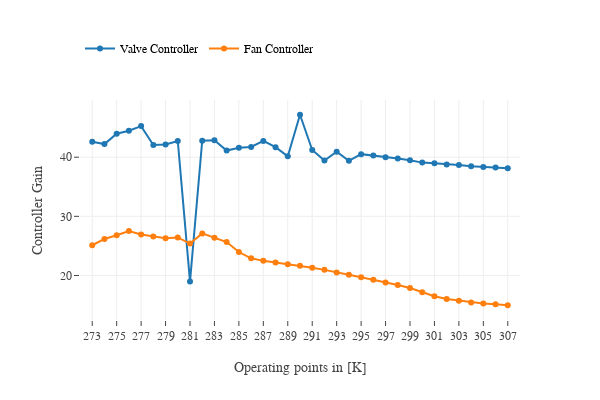

This figure's notebook cell:
### Code cell
# Make a Scatter Plot of the Couplings - Aström

trace1 = Scatter(x = T, y = I1, name ='Valve Controller', mode = 'lines+markers')
trace2 = Scatter(x = T, y = I2, name ='Fan Controller', mode = 'lines+markers')


fig = dict(data=[trace1, trace2], layout=layout5)
iplot(fig)

### Figure 1 — Plotly figure (JSON) as saved in the notebook; plotly's stock layout.template omitted (floating-point values rounded to 4 significant figures)
{"data": [{"mode": "lines+markers", "name": "Valve Controller", "type": "scatter", "x": [273, 274, 275, 276, 277, 278, 279, 280, 281, 282, 283, 284, 285, 286, 287, 288, 289, 290, 291, 292, 293, 294, 295, 296, 297, 298, 299, 300, 301, 302, 303, 304, 305, 306, 307], "y": [42.6, 42.22, 43.97, 44.47, 45.26, 42.05, 42.15, 42.74, 18.97, 42.78, 42.87, 41.12, 41.59, 41.72, 42.75, 41.69, 40.16, 47.18, 41.21, 39.44, 40.92, 39.39, 40.51, 40.29, 40.0, 39.79, 39.48, 39.09, 38.99, 38.77, 38.68, 38.47, 38.36, 38.25, 38.15]}, {"mode": "lines+markers", "name": "Fan Controller", "type": "scatter", "x": [273, 274, 275, 276, 277, 278, 279, 280, 281, 282, 283, 284, 285, 286, 287, 288, 289, 290, 291, 292, 293, 294, 295, 296, 297, 298, 299, 300, 301, 302, 303, 304, 305, 306, 307], "y": [25.11, 26.18, 26.81, 27.5, 26.92, 26.61, 26.3, 26.43, 25.4, 27.11, 26.39, 25.65, 23.97, 22.91, 22.47, 22.21, 21.92, 21.65, 21.32, 20.95, 20.49, 20.14, 19.71, 19.29, 18.83, 18.41, 17.87, 17.15, 16.5, 16.01, 15.75, 15.44, 15.26, 15.13, 14.97]}], "layout": {"autosize": false, "font": {"family": "Nexus"}, "height": 400, "legend": {"font": {"color": "#000", "family": "Nexus", "size": 12}, "orientation": "h", "traceorder": "normal", "x": 0, "y": 1.3}, "width": 600, "xaxis": {"autotick": false, "dtick": 2, "range": [272, 308], "showgrid": true, "tick0": 273, "ticks": "outside", "title": "Operating points in [K]", "zeroline": false}, "yaxis": {"autotick": true, "showgrid": true, "ticks": "outside", "title": "Controller Gain", "zeroline": false}}}
